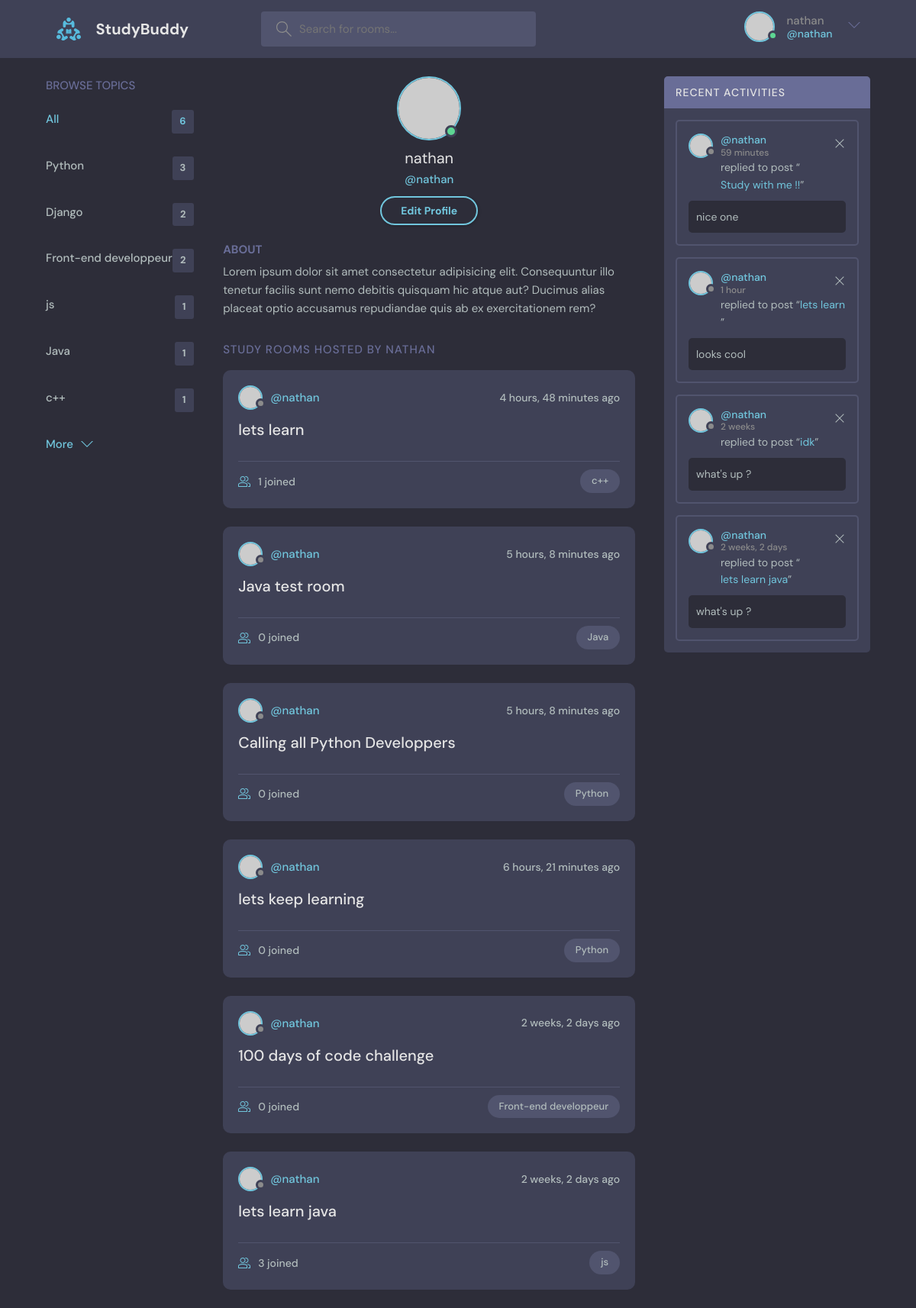
/profile/1/ (signed in), run on the app's committed database.
### base/models.py (models this page shows, shortened)
class Topic(models.Model):
    name = models.CharField(max_length=200)

class Room(models.Model):
    host = models.ForeignKey(User, on_delete=models.SET_NULL, null=True)
    topic = models.ForeignKey(Topic, on_delete=models.SET_NULL, null=True)
    name = models.CharField(max_length=200)
    description = models.TextField(blank=True, null=True)
    participants = models.ManyToManyField(User, related_name='participants', blank=True)
    updated = models.DateTimeField(auto_now=True)
    created = models.DateTimeField(auto_now_add=True)
    class Meta :
        ordering = ['-created', '-updated']
    def __str__(self):
        return self.name

class Message(models.Model):
    user = models.ForeignKey(User, on_delete=models.CASCADE)
    room = models.ForeignKey(Room, on_delete=models.CASCADE)
    body = models.TextField()
    updated = models.DateTimeField(auto_now=True)
    created = models.DateTimeField(auto_now_add=True)
    class Meta :
        ordering = ['-created', '-updated']

### base/views.py (the view)
# urls.py: path("profile/<str:pk>/", views.userProfile, name="user-profile"),
def userProfile(request, pk):
    user = User.objects.get(id=pk)
    rooms = user.room_set.all()
    room_messages = user.message_set.all()
    topics = Topic.objects.all()
    context = {'user': user, 'rooms': rooms, 'room_messages': room_messages, 'topics': topics}
    return render(request, "base/profile.html", context)

### base/templates/base/profile.html
{%extends 'main.html'%}
{% block content %}
  <main class="profile-page layout layout--3">
    <div class="container">
      {%include 'base/topics_component.html'%}
      <div class="roomList">
        <div class="profile">
          <div class="profile__avatar">
            <div class="avatar avatar--large active">
              <img src="https://randomuser.me/api/portraits/men/11.jpg" />
            </div>
          </div>
          <div class="profile__info">
            <h3>{{user.username}}</h3>
            <p>@{{user.username}}</p>
            {%if request.user == user%}
            <a href="{%url 'update-user'%}" class="btn btn--main btn--pill">Edit Profile</a>
            {%endif%}
          </div>
          <div class="profile__about">
            <h3>About</h3>
            <p>
              Lorem ipsum dolor sit amet consectetur adipisicing elit. Consequuntur illo tenetur
              facilis sunt nemo debitis quisquam hic atque aut? Ducimus alias placeat optio
              accusamus repudiandae quis ab ex exercitationem rem?
            </p>
          </div>
        </div>
        <div class="roomList__header">
          <div>
            <h2>Study Rooms Hosted by {{user.username}}</a>
            </h2>
          </div>
        </div>
        {%include 'base/feed_component.html'%}
      </div>
      {%include 'base/activity_component.html'%}
    </div>
  </main>
</body>
{% endblock content %}

### templates/navbar.html (shortened to what this page needs)
{% load static%}
<header class="header header--loggedIn">
  <div class="container">
    <a href="{% url 'home' %}" class="header__logo">
      <img src="{% static 'images/logo.svg'%}" />
      <h1>StudyBuddy</h1>
    </a>
    <form class="header__search" method="GET" action="{% url 'home' %}">
      <label>
        <input name="q" placeholder="Search for rooms..." />
      </label>
    </form>
    <nav class="header__menu">
      {% if request.user.is_authenticated %}
        <div class="header__user">
          <a href="{% url 'update-user' %}">
            <div class="avatar avatar--medium active">
              <img src="https://randomuser.me/api/portraits/men/37.jpg" />
            </div>
            <p>
              {{ request.user.username }} <span>@{{ request.user.username }}</span>
            </p>
          </a>
          <button class="dropdown-button">
            <svg version="1.1" xmlns="http://www.w3.org/2000/svg" width="32" height="32" viewBox="0 0 32 32">
              <title>chevron-down</title>
              <path d="M16 21l-13-13h-3l16 16 16-16h-3l-13 13z"></path>
            </svg>
          </button>
        </div>
        {%else%}
        <a href="{% url 'login' %}">
          <img src="{% static 'images/avatar.svg'%}" />
          <p>Login</p>
        </a>
      {% endif %}
    </nav>
  </div>
</header>

### base/templates/base/topics_component.html
<div class="topics">
  <div class="topics__header">
    <h2>Browse Topics</h2>
  </div>
  <ul class="topics__list">
    <li>
      <a href="{%url 'home'%}" class="active">All <span>{{topics.count}}</span></a>
    </li>
    {% for topic in topics %}
    <li>
      <a href="{% url 'home' %}?q={{ topic.name }}">{{topic.name}} <span>{{topic.room_set.all.count}}</span></a>
    </li>
    {% endfor %}
  </ul>
  <a class="btn btn--link" href="topics.html">
    More
    <svg version="1.1" xmlns="http://www.w3.org/2000/svg" width="32" height="32" viewBox="0 0 32 32">
      <title>chevron-down</title>
      <path d="M16 21l-13-13h-3l16 16 16-16h-3l-13 13z"></path>
    </svg>
  </a>
</div>

### base/templates/base/feed_component.html (shortened to what this page needs)
{% for room in rooms %}
  <div class="roomListRoom">
    <div class="roomListRoom__header">
      <a href="{%url 'user-profile' room.host.id %}" class="roomListRoom__author">
        <div class="avatar avatar--small">
          <img src="https://randomuser.me/api/portraits/women/11.jpg" />
        </div>
        <span>@{{room.host.username}}</span>
      </a>
      <div class="roomListRoom__actions">
        <span>{{room.created|timesince}} ago</span>
      </div>
    </div>
    <div class="roomListRoom__content">
      <a href="{% url 'room' room.id %}">{{room.name}}</a>
    </div>
    <div class="roomListRoom__meta">
      <a href="{% url 'room' room.id %}" class="roomListRoom__joined">
        {{room.participants.all.count}} joined
      </a>
      <p class="roomListRoom__topic">{{room.topic.name}}</p>
    </div>
  </div>
{% endfor %}

### base/templates/base/activity_component.html
<div class="activities">
  <div class="activities__header">
    <h2>Recent Activities</h2>
  </div>
  {% for message in room_messages %}
  <div class="activities__box">
    <div class="activities__boxHeader roomListRoom__header">
      <a href="{% url 'user-profile' message.user.id %}" class="roomListRoom__author">
        <div class="avatar avatar--small">
          <img src="https://randomuser.me/api/portraits/women/11.jpg" />
        </div>
        <p>
          @{{ message.user }}
          <span>{{ message.created|timesince }}</span>
        </p>
      </a>
      {% if request.user == message.user %}
      <div class="roomListRoom__actions">
        <a href="{% url 'delete-message' message.id %}">
          <svg version="1.1" xmlns="http://www.w3.org/2000/svg" width="32" height="32" viewBox="0 0 32 32">
            <title>remove</title>
            <path
              d="M27.314 6.019l-1.333-1.333-9.98 9.981-9.981-9.981-1.333 1.333 9.981 9.981-9.981 9.98 1.333 1.333 9.981-9.98 9.98 9.98 1.333-1.333-9.98-9.98 9.98-9.981z"
            ></path>
          </svg>
        </a>
      </div>
      {%endif%}
    </div>
    <div class="activities__boxContent">
      <p>replied to post “<a href="{%url 'room' message.room.id%}}">{{message.room}}</a>”</p>
      <div class="activities__boxRoomContent">
        {{message.body}}
      </div>
    </div>
  </div>
  {% endfor %}
</div>

### data on the page
Topic: name "Python", room_set.all.count "3"
Topic: name "Django", room_set.all.count "2"
Topic: name "Front-end developpeur", room_set.all.count "2"
Topic: name "js", room_set.all.count "1"
Topic: name "Java", room_set.all.count "1"
Topic: name "c++", room_set.all.count "1"
Room: host.username "nathan", created "4 hours, 48 minutes", name "lets learn", participants.all.count "1", topic.name "c++"
Room: host.username "nathan", created "5 hours, 8 minutes", name "Java test room", participants.all.count "0", topic.name "Java"
Room: host.username "nathan", created "5 hours, 8 minutes", name "Calling all Python Developpers", participants.all.count "0", topic.name "Python"
Room: host.username "nathan", created "6 hours, 21 minutes", name "lets keep learning", participants.all.count "0", topic.name "Python"
Room: host.username "nathan", created "2 weeks, 2 days", name "100 days of code challenge", participants.all.count "0", topic.name "Front-end developpeur"
Room: host.username "nathan", created "2 weeks, 2 days", name "lets learn java", participants.all.count "3", topic.name "js"
Message: user "nathan", created "59 minutes", room "Study with me !!", body "nice one"
Message: user "nathan", created "1 hour", room "lets learn", body "looks cool"
Message: user "nathan", created "2 weeks", room "idk", body "what's up ?"
Message: user "nathan", created "2 weeks, 2 days", room "lets learn java", body "what's up ?"

### other printed values
{{ request.user.username }} "nathan"
{{ topics.count }} "6"
{{ user.username }} "nathan"
{{ user.username }} "NATHAN"
